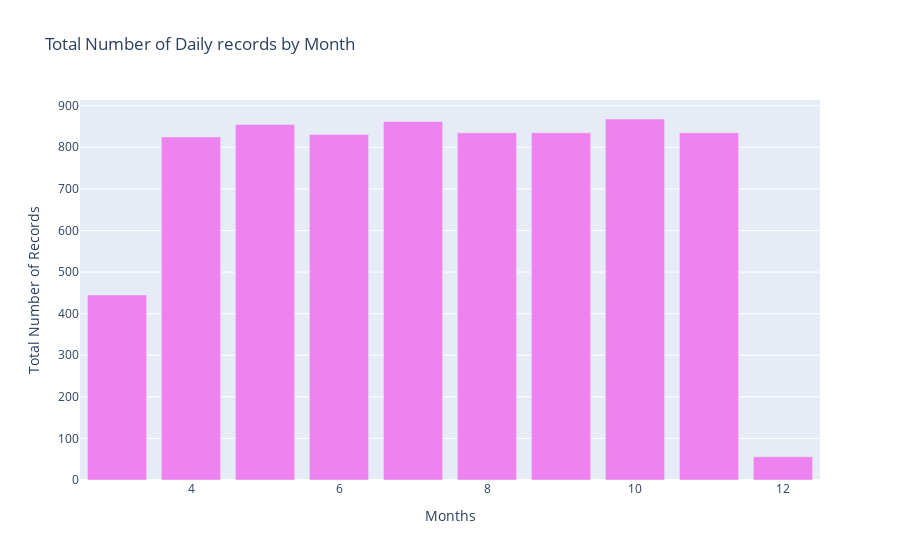

Notebook code cell kept with this figure:
### Code cell
import plotly.express as px

# Assuming you have monthly_records as a pandas Series containing the data

# Define the color you want to use for the bars
bar_color = 'violet'

# Create the bar graph
monthly_bar = px.bar(
    x=monthly_records.index,
    y=monthly_records.values, 
    labels={"x":"Months", 
            "y":"Total Number of Records"}, 
    title="Total Number of Daily records by Month",
    color_discrete_sequence=[bar_color]
)

# Show the bar graph
monthly_bar.show()

### Figure 1 — Plotly figure (JSON) as saved in the notebook; plotly's stock layout.template omitted (floating-point values rounded to 4 significant figures)
{"data": [{"alignmentgroup": "True", "hovertemplate": "Months=%{x}<br>Total Number of Records=%{y}<extra></extra>", "legendgroup": "", "marker": {"color": "violet", "pattern": {"shape": ""}}, "name": "", "offsetgroup": "", "orientation": "v", "showlegend": false, "textposition": "auto", "type": "bar", "x": [10, 7, 5, 11, 9, 8, 6, 4, 3, 12], "xaxis": "x", "y": [868, 862, 855, 835, 835, 835, 831, 825, 445, 56], "yaxis": "y"}], "layout": {"barmode": "relative", "legend": {"tracegroupgap": 0}, "title": {"text": "Total Number of Daily records by Month"}, "xaxis": {"anchor": "y", "domain": [0, 1], "title": {"text": "Months"}}, "yaxis": {"anchor": "x", "domain": [0, 1], "title": {"text": "Total Number of Records"}}}}
